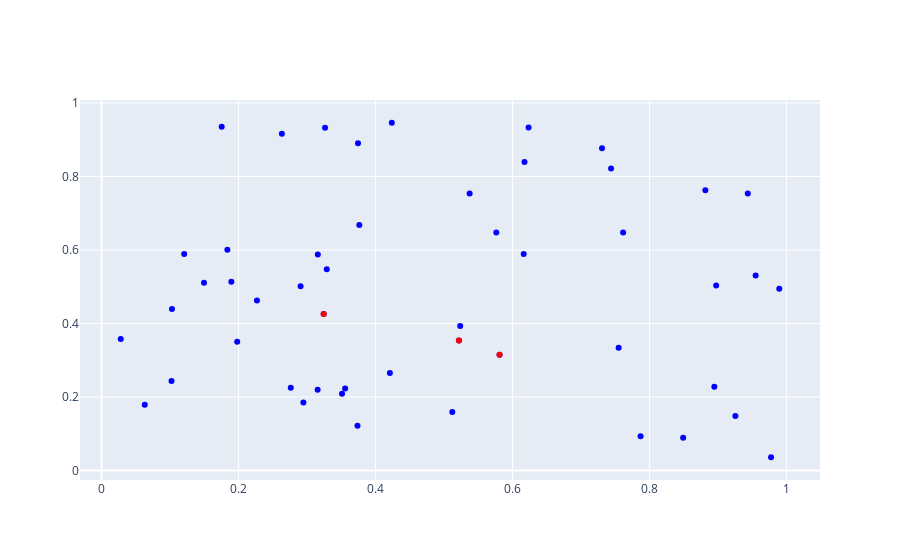

Source (notebook cell):
### Markdown cell above
We can also just plot the $n$ deepest points.

### Code cell
bd.plot_deepest(n=3)
